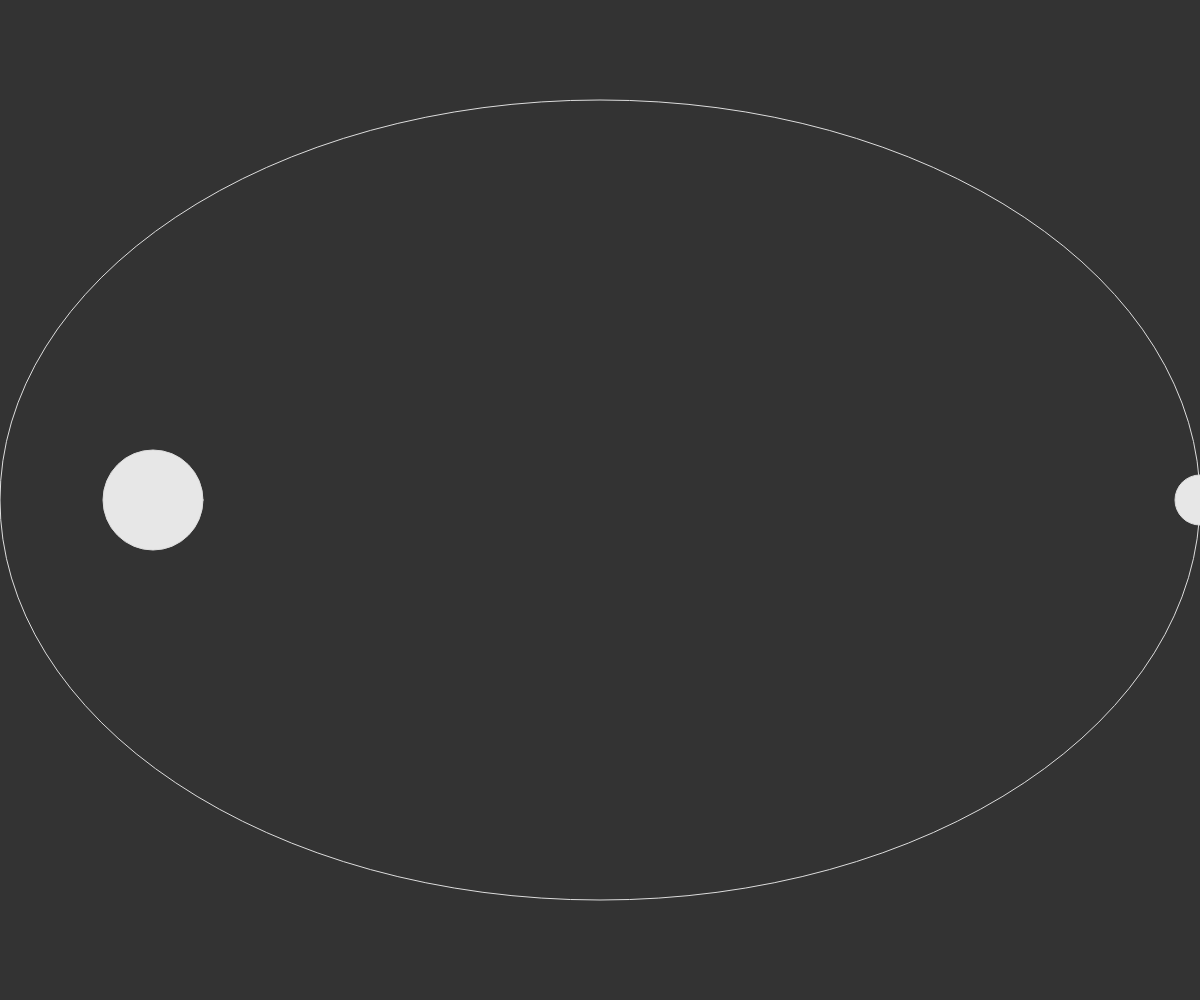
Frame 1 (no input)
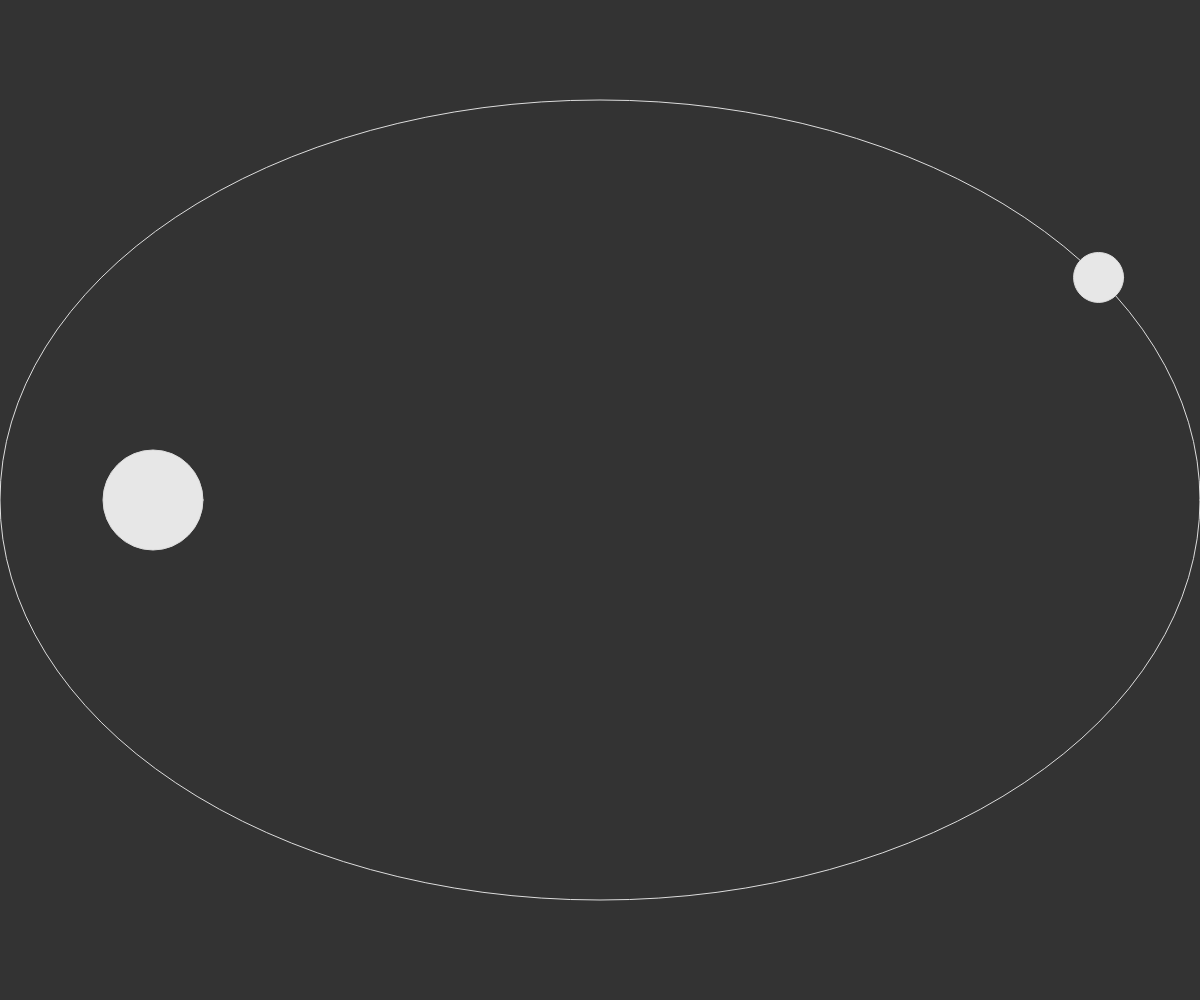
Frame 60 (no input)
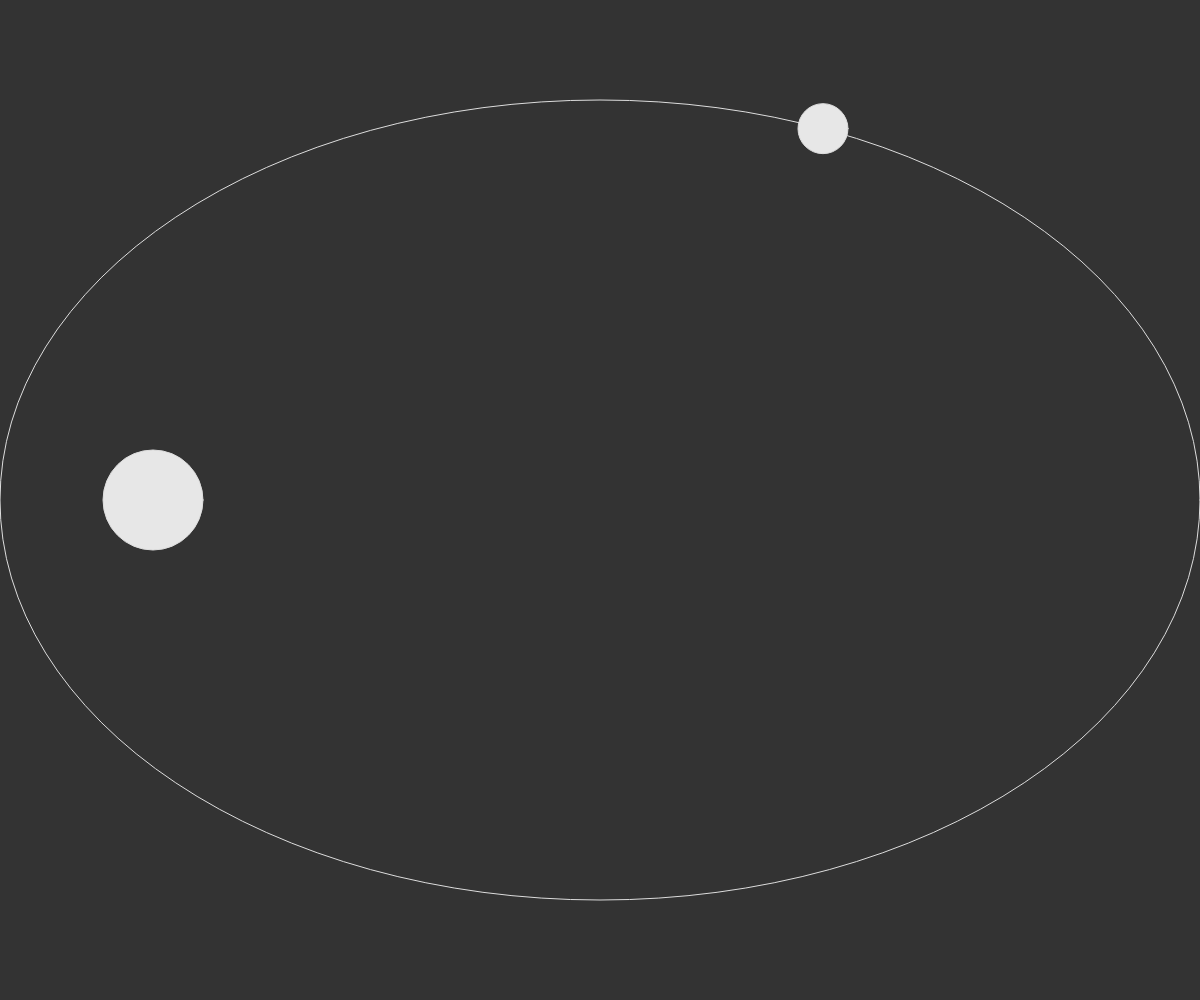
Frame 120 (the mouse pressed at the canvas centre since frame 60)

The p5.js sketch that drew these frames (run headless with seeded random() and noise() and a simulated clock; from frame 60 on, the mouse is pressed at the canvas centre):

// p5.js sketch
// ── sketch.js
const a = 600;
const b = 400; 
let theta;

function setup() {
   createCanvas(windowWidth, windowHeight);
   theta = 0;
}
function draw(){
   background(51);
   push();
   ellipseMode(CENTER);
   translate(width/2, height/2);
   stroke(221);
   noFill();
   ellipse(0, 0, 2*a, 2*b);
   fill(231);
   let c = int(sqrt(a*a - b*b)) 

   ellipse(-c, 0, 100, 100);
   ellipse(a*cos(theta), b*sin(theta), 50, 50);
   pop();
   if(theta <= -360){
      theta = 0;
   }
   theta -= 0.01;

}
